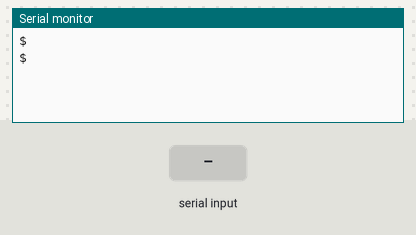
Bench run of a sketch on a simulated ESP8266 (NodeMCU). On the bench: the last lines printed to the serial monitor. The inputs (shaded band) are chosen by the test bench.

Above: at 1.2 s.
1.3 s: "1" received over the second serial link
At 2.6 s:
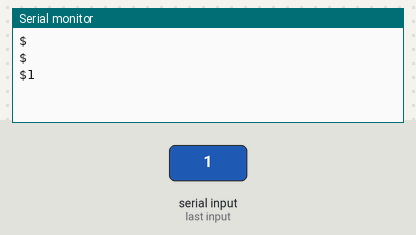
2.8 s: "0" received over the second serial link
At 3.9 s:
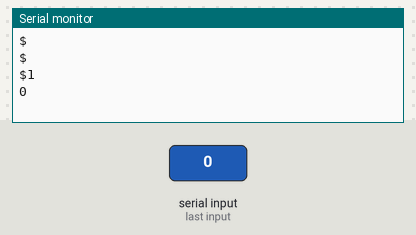
4.5 s: "2" received over the second serial link
At 5.4 s:
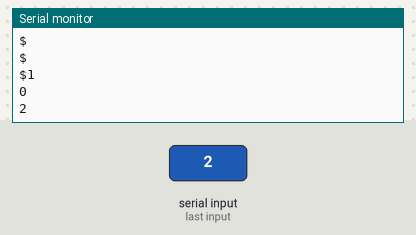

The sketch:

first_gps.ino
```cpp
#include <TinyGPS++.h>
#include <SoftwareSerial.h>
#include <ESP8266WiFi.h>

#define TXpin 5
#define RXpin 4

TinyGPSPlus gps;
SoftwareSerial SerialGPS(RXpin, TXpin);

WiFiServer server(80);
void setup()
{
  Serial.begin(9600);
  SerialGPS.begin(9600);
}

void loop()
{
   //SerialGPS.write("12345\r\n");
   //Serial.println(SerialGPS.available());
   String str = "";
   if(SerialGPS.available() > 0 ) {
   while(SerialGPS.available() > 0 ) {
    str = str + (char)SerialGPS.read();
   }
   Serial.println(str);
   }
   delay(1000);
}
```

Measured:
- after the input at 1.3 s, the serial monitor: prints a new line after 0.70 s (image 1)
- after the input at 2.8 s, the serial monitor: prints a new line after 0.20 s (image 2)
- after the input at 4.5 s, the serial monitor: prints a new line after 0.50 s (image 3)
